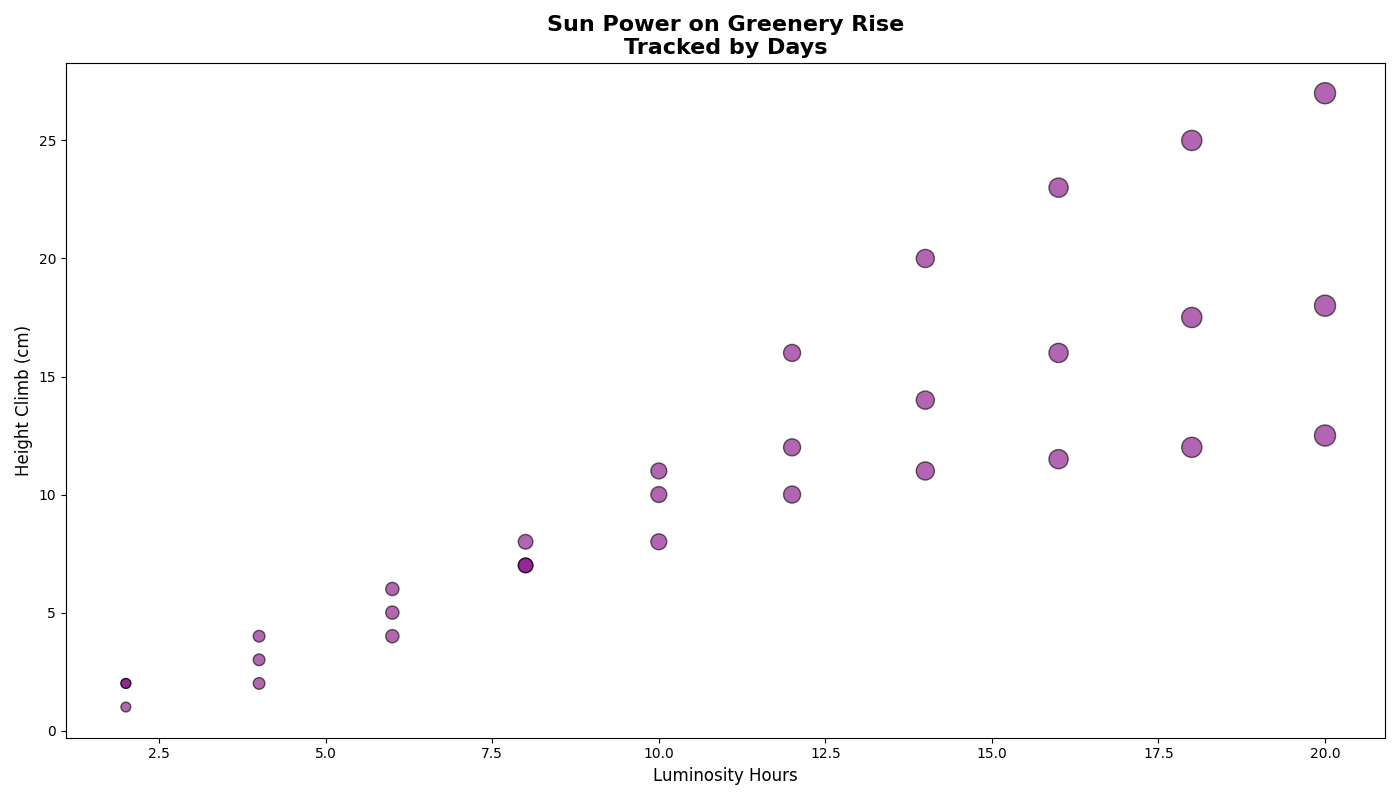

Write Python code to recreate this figure.
import matplotlib.pyplot as plt
import numpy as np

# Data for plant growth under different sunlight conditions
sunlight = np.array([2, 4, 6, 8, 10, 12, 14, 16, 18, 20])
succulent_growth = np.array([2, 3, 5, 8, 10, 12, 14, 16, 17.5, 18])
pothos_growth = np.array([1, 2, 4, 7, 11, 16, 20, 23, 25, 27])
cactus_growth = np.array([2, 4, 6, 7, 8, 10, 11, 11.5, 12, 12.5])
sizes = np.array([50, 70, 90, 110, 130, 150, 170, 190, 210, 230])

plt.figure(figsize=(14, 8))
plt.scatter(sunlight, succulent_growth, s=sizes, c='purple', alpha=0.6, edgecolor='k')
plt.scatter(sunlight, pothos_growth, s=sizes, c='purple', alpha=0.6, edgecolor='k')
plt.scatter(sunlight, cactus_growth, s=sizes, c='purple', alpha=0.6, edgecolor='k')

plt.title('Sun Power on Greenery Rise\nTracked by Days', fontsize=16, fontweight='bold')
plt.xlabel('Luminosity Hours', fontsize=12)
plt.ylabel('Height Climb (cm)', fontsize=12)

plt.tight_layout()
plt.show()
